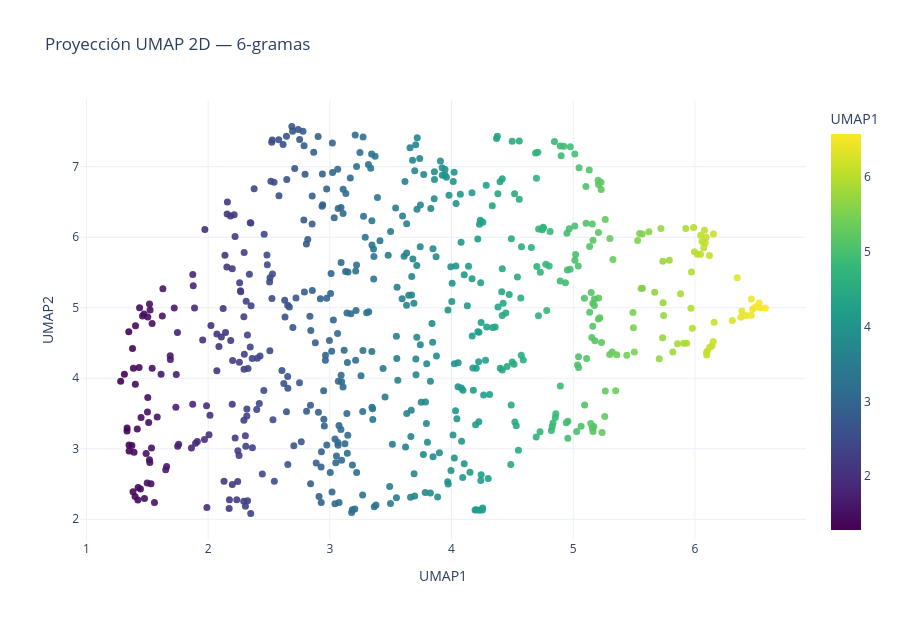

This figure's notebook cell:
### Markdown cell above
## 11. Proyección UMAP 2D (interactiva)

### Code cell
def proyectar_umap(embeddings, n_componentes=2, n_vecinos=15, min_dist=0.1, max_tokens=600, semilla=SEMILLA):
    tokens = list(embeddings.keys())[:max_tokens] if max_tokens else list(embeddings.keys())
    M = np.stack([embeddings[t] for t in tokens])
    reducer = UMAP(n_components=n_componentes, n_neighbors=n_vecinos, min_dist=min_dist,
                   metric='cosine', random_state=semilla)
    coords = reducer.fit_transform(M)
    return tokens, coords

tokens_2d_6g, coords_2d_6g = proyectar_umap(embeddings_6g, n_componentes=2, n_vecinos=20, min_dist=0.05, max_tokens=600)
df_umap_6g_2d = pd.DataFrame({
    'token': tokens_2d_6g,
    'UMAP1': coords_2d_6g[:, 0],
    'UMAP2': coords_2d_6g[:, 1],
    'frecuencia': [frec_6g[t] for t in tokens_2d_6g],
})
fig = px.scatter(df_umap_6g_2d, x='UMAP1', y='UMAP2', color='UMAP1',
                 color_continuous_scale='Viridis',
                 hover_name='token', hover_data={'frecuencia': True, 'UMAP1': False, 'UMAP2': False},
                 title='Proyección UMAP 2D — 6-gramas')
fig.update_traces(marker=dict(size=7, opacity=0.9))
fig.update_layout(template='plotly_white', width=900, height=620,
                  paper_bgcolor='white', plot_bgcolor='white',
                  xaxis_title='UMAP1', yaxis_title='UMAP2', showlegend=False,
                  coloraxis_colorbar=dict(title='UMAP1'))
fig.write_html(RUTA_IMG / 'umap2d_6g.html')
fig.show()

### Figure 1 — Plotly figure (JSON) as saved in the notebook; plotly's stock layout.template omitted (floating-point values rounded to 4 significant figures; data arrays with more than 128 entries replaced by an {"elided": "..."} marker saying what was removed)
{"data": [{"customdata": {"elided": "600x1 int values"}, "hovertemplate": "<b>%{hovertext}</b><br><br>frecuencia=%{customdata[0]}<extra></extra>", "hovertext": {"elided": "600 str values"}, "legendgroup": "", "marker": {"color": {"elided": "600 float values"}, "coloraxis": "coloraxis", "opacity": 0.9, "size": 7, "symbol": "circle"}, "mode": "markers", "name": "", "orientation": "v", "showlegend": false, "type": "scatter", "x": {"elided": "600 float values"}, "xaxis": "x", "y": {"elided": "600 float values"}, "yaxis": "y"}], "layout": {"coloraxis": {"colorbar": {"title": {"text": "UMAP1"}}, "colorscale": [[0, "#440154"], [0.1111, "#482878"], [0.2222, "#3e4989"], [0.3333, "#31688e"], [0.4444, "#26828e"], [0.5556, "#1f9e89"], [0.6667, "#35b779"], [0.7778, "#6ece58"], [0.8889, "#b5de2b"], [1, "#fde725"]]}, "height": 620, "legend": {"tracegroupgap": 0}, "paper_bgcolor": "white", "plot_bgcolor": "white", "showlegend": false, "title": {"text": "Proyección UMAP 2D — 6-gramas"}, "width": 900, "xaxis": {"anchor": "y", "domain": [0, 1], "title": {"text": "UMAP1"}}, "yaxis": {"anchor": "x", "domain": [0, 1], "title": {"text": "UMAP2"}}}}
